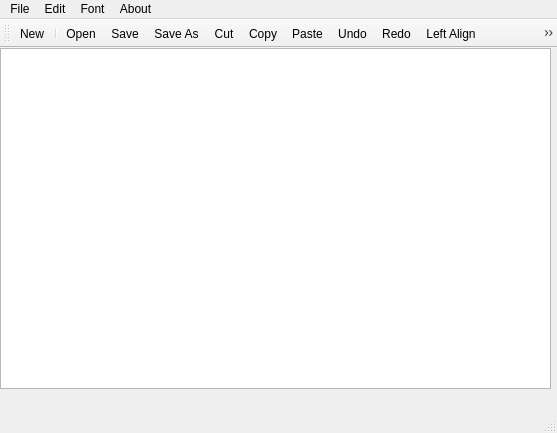
<?xml version="1.0" encoding="UTF-8"?>
<ui version="4.0">
 <class>MainWindow</class>
 <widget class="QMainWindow" name="MainWindow">
  <property name="geometry">
   <rect>
    <x>0</x>
    <y>0</y>
    <width>557</width>
    <height>433</height>
   </rect>
  </property>
  <property name="windowTitle">
   <string>TextEditor</string>
  </property>
  <property name="windowIcon">
   <iconset resource="icon.qrc">
    <normaloff>:/IconResource/icons/main.jpg</normaloff>:/IconResource/icons/main.jpg</iconset>
  </property>
  <widget class="QWidget" name="centralWidget">
   <widget class="QTextEdit" name="textEdit">
    <property name="geometry">
     <rect>
      <x>0</x>
      <y>0</y>
      <width>551</width>
      <height>341</height>
     </rect>
    </property>
   </widget>
  </widget>
  <widget class="QMenuBar" name="menuBar">
   <property name="geometry">
    <rect>
     <x>0</x>
     <y>0</y>
     <width>557</width>
     <height>26</height>
    </rect>
   </property>
   <widget class="QMenu" name="menuFile">
    <property name="title">
     <string>File</string>
    </property>
    <addaction name="actionNew"/>
    <addaction name="actionOpen"/>
    <addaction name="separator"/>
    <addaction name="actionSave_2"/>
    <addaction name="actionSave_As"/>
    <addaction name="separator"/>
    <addaction name="actionExit"/>
   </widget>
   <widget class="QMenu" name="menuEdit">
    <property name="title">
     <string>Edit</string>
    </property>
    <addaction name="actionCut"/>
    <addaction name="actionCopy"/>
    <addaction name="actionPaste"/>
    <addaction name="separator"/>
    <addaction name="actionUndo"/>
    <addaction name="actionRedo"/>
   </widget>
   <widget class="QMenu" name="menuAbout">
    <property name="title">
     <string>Font</string>
    </property>
    <addaction name="separator"/>
    <addaction name="separator"/>
    <addaction name="actionLeft_Align"/>
    <addaction name="actionRight_Align"/>
    <addaction name="actionCenter_Align"/>
    <addaction name="separator"/>
    <addaction name="actionFonts"/>
    <addaction name="actionColor_Font"/>
   </widget>
   <widget class="QMenu" name="menuAbout_2">
    <property name="title">
     <string>About</string>
    </property>
    <addaction name="actionAboutQtTxtEditor"/>
    <addaction name="actionAboutQt"/>
   </widget>
   <addaction name="menuFile"/>
   <addaction name="menuEdit"/>
   <addaction name="menuAbout"/>
   <addaction name="menuAbout_2"/>
  </widget>
  <widget class="QToolBar" name="mainToolBar">
   <attribute name="toolBarArea">
    <enum>TopToolBarArea</enum>
   </attribute>
   <attribute name="toolBarBreak">
    <bool>false</bool>
   </attribute>
   <addaction name="actionNew"/>
   <addaction name="separator"/>
   <addaction name="actionOpen"/>
   <addaction name="actionSave_2"/>
   <addaction name="actionSave_As"/>
   <addaction name="actionCut"/>
   <addaction name="actionCopy"/>
   <addaction name="actionPaste"/>
   <addaction name="actionUndo"/>
   <addaction name="actionRedo"/>
   <addaction name="actionLeft_Align"/>
   <addaction name="actionCenter_Align"/>
   <addaction name="actionRight_Align"/>
   <addaction name="actionFonts"/>
   <addaction name="actionColor_Font"/>
   <addaction name="action_4"/>
  </widget>
  <widget class="QStatusBar" name="statusBar"/>
  <action name="actionNew">
   <property name="checkable">
    <bool>true</bool>
   </property>
   <property name="icon">
    <iconset resource="icon.qrc">
     <normaloff>:/IconResource/icons/new.png</normaloff>:/IconResource/icons/new.png</iconset>
   </property>
   <property name="text">
    <string>New</string>
   </property>
  </action>
  <action name="actionOpen">
   <property name="checkable">
    <bool>true</bool>
   </property>
   <property name="icon">
    <iconset resource="icon.qrc">
     <normaloff>:/IconResource/icons/open.png</normaloff>:/IconResource/icons/open.png</iconset>
   </property>
   <property name="text">
    <string>Open</string>
   </property>
  </action>
  <action name="actionSave_2">
   <property name="checkable">
    <bool>true</bool>
   </property>
   <property name="icon">
    <iconset resource="icon.qrc">
     <normaloff>:/IconResource/icons/Save.png</normaloff>:/IconResource/icons/Save.png</iconset>
   </property>
   <property name="text">
    <string>Save</string>
   </property>
  </action>
  <action name="actionAbout_QtTxtEdit">
   <property name="checkable">
    <bool>true</bool>
   </property>
   <property name="icon">
    <iconset resource="icon.qrc">
     <normaloff>:/IconResource/icons/aboutqt.png</normaloff>:/IconResource/icons/aboutqt.png</iconset>
   </property>
   <property name="text">
    <string>About QtTxtEdit</string>
   </property>
  </action>
  <action name="action_4">
   <property name="enabled">
    <bool>true</bool>
   </property>
   <property name="text">
    <string>About QT</string>
   </property>
  </action>
  <action name="actionCut">
   <property name="checkable">
    <bool>true</bool>
   </property>
   <property name="icon">
    <iconset resource="icon.qrc">
     <normaloff>:/IconResource/icons/cut.png</normaloff>:/IconResource/icons/cut.png</iconset>
   </property>
   <property name="text">
    <string>Cut</string>
   </property>
  </action>
  <action name="actionCopy">
   <property name="checkable">
    <bool>true</bool>
   </property>
   <property name="icon">
    <iconset resource="icon.qrc">
     <normaloff>:/IconResource/icons/copy.png</normaloff>:/IconResource/icons/copy.png</iconset>
   </property>
   <property name="text">
    <string>Copy</string>
   </property>
  </action>
  <action name="actionPaste">
   <property name="checkable">
    <bool>true</bool>
   </property>
   <property name="icon">
    <iconset resource="icon.qrc">
     <normaloff>:/IconResource/icons/copy.png</normaloff>:/IconResource/icons/copy.png</iconset>
   </property>
   <property name="text">
    <string>Paste</string>
   </property>
  </action>
  <action name="actionUndo">
   <property name="checkable">
    <bool>true</bool>
   </property>
   <property name="icon">
    <iconset resource="icon.qrc">
     <normaloff>:/IconResource/icons/undo_256.png</normaloff>:/IconResource/icons/undo_256.png</iconset>
   </property>
   <property name="text">
    <string>Undo</string>
   </property>
  </action>
  <action name="actionRedo">
   <property name="checkable">
    <bool>true</bool>
   </property>
   <property name="icon">
    <iconset resource="icon.qrc">
     <normaloff>:/IconResource/icons/redo.png</normaloff>:/IconResource/icons/redo.png</iconset>
   </property>
   <property name="text">
    <string>Redo</string>
   </property>
  </action>
  <action name="actionSave_As">
   <property name="checkable">
    <bool>true</bool>
   </property>
   <property name="icon">
    <iconset resource="icon.qrc">
     <normaloff>:/IconResource/icons/saveas.png</normaloff>:/IconResource/icons/saveas.png</iconset>
   </property>
   <property name="text">
    <string>Save As</string>
   </property>
  </action>
  <action name="actionExit">
   <property name="text">
    <string>Exit</string>
   </property>
  </action>
  <action name="actionLeft_Align">
   <property name="checkable">
    <bool>true</bool>
   </property>
   <property name="icon">
    <iconset resource="icon.qrc">
     <normaloff>:/IconResource/icons/left_align.png</normaloff>:/IconResource/icons/left_align.png</iconset>
   </property>
   <property name="text">
    <string>Left Align</string>
   </property>
  </action>
  <action name="actionRight_Align">
   <property name="checkable">
    <bool>true</bool>
   </property>
   <property name="icon">
    <iconset resource="icon.qrc">
     <normaloff>:/IconResource/icons/right_align.png</normaloff>:/IconResource/icons/right_align.png</iconset>
   </property>
   <property name="text">
    <string>Right Align</string>
   </property>
  </action>
  <action name="actionCenter_Align">
   <property name="checkable">
    <bool>true</bool>
   </property>
   <property name="icon">
    <iconset resource="icon.qrc">
     <normaloff>:/IconResource/icons/center_align.png</normaloff>:/IconResource/icons/center_align.png</iconset>
   </property>
   <property name="text">
    <string>Center Align</string>
   </property>
  </action>
  <action name="actionFonts">
   <property name="checkable">
    <bool>true</bool>
   </property>
   <property name="icon">
    <iconset resource="icon.qrc">
     <normaloff>:/IconResource/icons/fontdialog.png</normaloff>:/IconResource/icons/fontdialog.png</iconset>
   </property>
   <property name="text">
    <string>Fonts</string>
   </property>
  </action>
  <action name="actionColor_Font">
   <property name="icon">
    <iconset resource="icon.qrc">
     <normaloff>:/IconResource/icons/colorwheel.png</normaloff>:/IconResource/icons/colorwheel.png</iconset>
   </property>
   <property name="text">
    <string>Color Font</string>
   </property>
  </action>
  <action name="actionAboutQtTxtEditor">
   <property name="icon">
    <iconset resource="icon.qrc">
     <normaloff>:/IconResource/icons/Info.png</normaloff>:/IconResource/icons/Info.png</iconset>
   </property>
   <property name="text">
    <string>AboutQtTxtEditor</string>
   </property>
  </action>
  <action name="actionAboutQt">
   <property name="icon">
    <iconset resource="icon.qrc">
     <normaloff>:/IconResource/icons/aboutqt.png</normaloff>:/IconResource/icons/aboutqt.png</iconset>
   </property>
   <property name="text">
    <string>AboutQt</string>
   </property>
  </action>
 </widget>
 <layoutdefault spacing="6" margin="11"/>
 <resources>
  <include location="icon.qrc"/>
 </resources>
 <connections/>
</ui>
